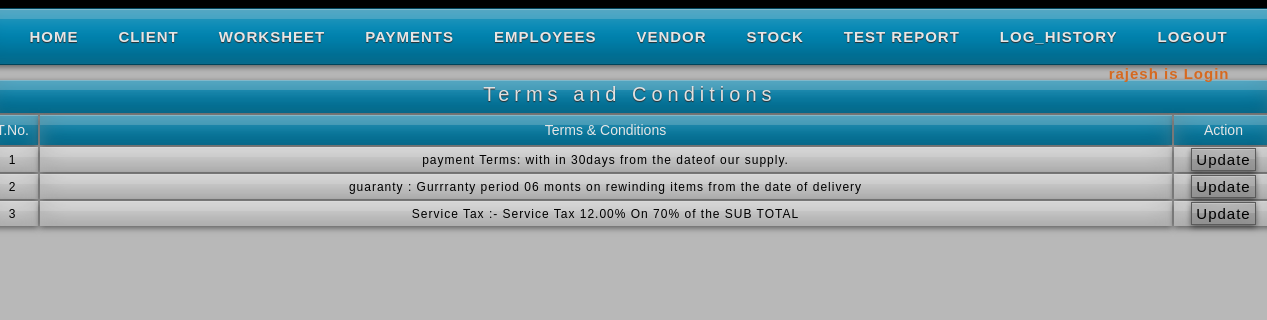
Before: /term.php (signed in) with the older database file.
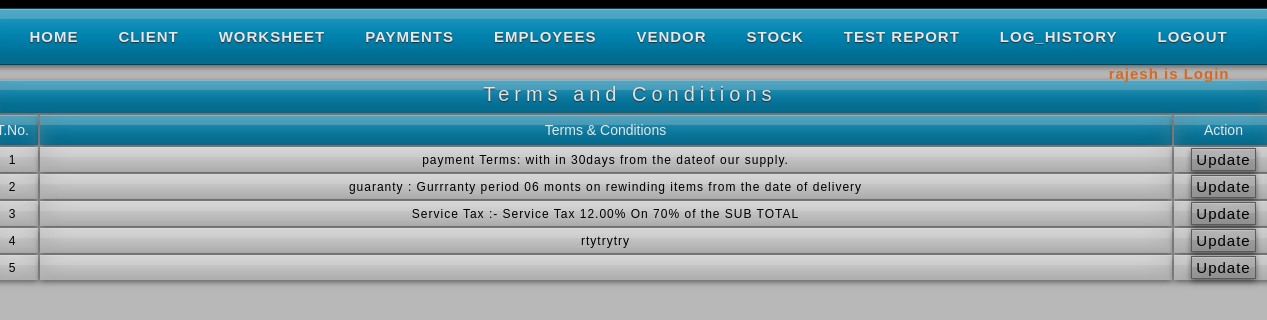
After: the same page with the newer database file.
### tables this page shows
CREATE TABLE IF NOT EXISTS `terms` (
  `t_id` int(11) NOT NULL AUTO_INCREMENT,
  `t_id1` varchar(10) NOT NULL,
  `t_term` varchar(200) NOT NULL,
  PRIMARY KEY (`t_id`)
);

### term.php (the view, shortened to what this page needs)
<?php
	$e_qry_f="select * from terms";
	$e_res_f=mysql_query($e_qry_f);
?>
<html>
<head>
<link rel="stylesheet" href="styles2.css" type="text/css" />
<link rel="stylesheet" href="styles.css" type="text/css" />
</head>
<body>
<div id="container">
<div id="sub-header">
    <?php
	include("header.php");
	?><br />
		<div class="quotation"><center>Terms and Conditions</center></div>
        <div>
        <table class="emp_tab">
        <tr class="emp_header">
        <td width="50">T.No.</td>
        <td>Terms & Conditions</td>
        <td width="100">Action</td>
        </tr>
        <?php
		while($e_row=mysql_fetch_array($e_res_f))
		{
        echo "<tr class='pagi'>";
        echo "<td width='50'>";
		echo $e_row[0];
		echo "</td>";
        echo "<td>";
		echo $e_row[2];
		echo "</td>";
        echo "<td width='100' class='print'>";
		echo "<a href='updateterm.php?e_id2=$e_row[0]'>Update</a>";
		echo "</td>";
		echo "</tr>";
		}
		?>
        </table>
        </div>
    </div>
    </div>
</body>
</html>

Changed rows visible on the page:
added terms: t_id "4", t_term "rtytrytry"
added terms: t_id "5"
